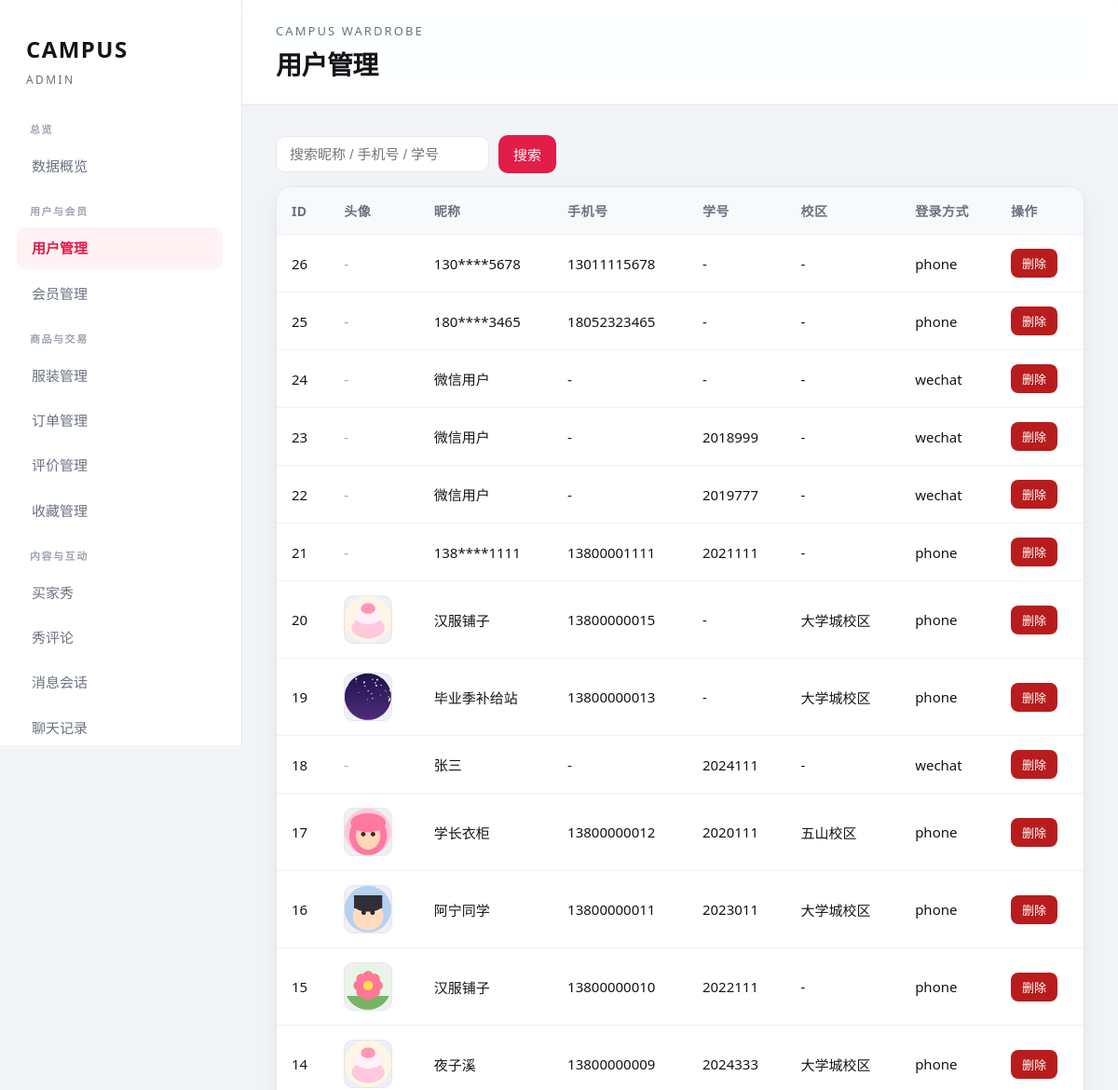
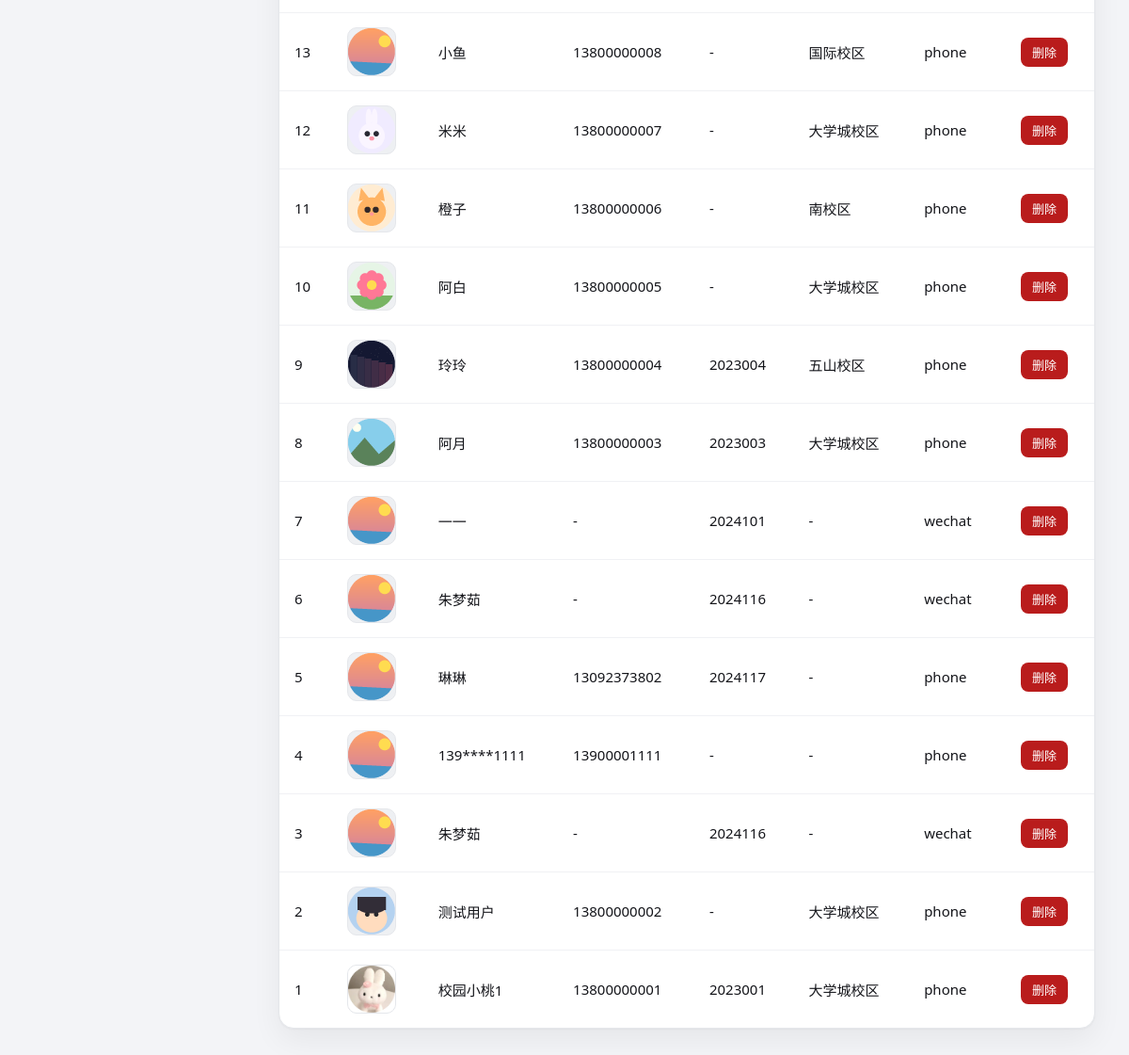
The page /admin/users.php (signed in) on the database its author committed (2 pictures, top to bottom).
### tables this page shows
CREATE TABLE `users` (
  `id` int(10) UNSIGNED NOT NULL,
  `username` varchar(64) NOT NULL,
  `phone` varchar(20) DEFAULT NULL COMMENT '手机号',
  `openid` varchar(64) DEFAULT NULL COMMENT '微信openid(演示)',
  `login_type` varchar(16) DEFAULT NULL COMMENT 'phone|wechat',
  `password` varchar(255) DEFAULT NULL,
  `nickname` varchar(64) DEFAULT NULL,
  `real_name` varchar(64) DEFAULT NULL COMMENT '真实姓名',
  `avatar` varchar(255) DEFAULT NULL COMMENT '头像路径',
  `student_id` varchar(32) DEFAULT NULL,
  `address` varchar(255) DEFAULT NULL COMMENT '校内交接地址',
  `campus` varchar(64) DEFAULT NULL COMMENT '当前校区'
);

### admin/users.php (the view, shortened to what this page needs)
<?php
require_once __DIR__ . '/_init.php';
$conn = admin_db();
$kw = isset($_GET['q']) ? trim($_GET['q']) : '';
$where = '1=1';
$list = array();
$res = mysqli_query($conn, "SELECT id, username, phone, nickname, student_id, campus, login_type, avatar FROM users WHERE {$where} ORDER BY id DESC LIMIT 200");
if ($res) {
    while ($row = mysqli_fetch_assoc($res)) $list[] = $row;
}
?>
<form class="toolbar" method="get">
  <input type="text" name="q" value="<?php echo h($kw); ?>" placeholder="搜索昵称 / 手机号 / 学号">
  <button class="btn" type="submit">搜索</button>
</form>
<div class="table-wrap">
  <table>
    <thead>
      <tr>
        <th>ID</th>
        <th>头像</th>
        <th>昵称</th>
        <th>手机号</th>
        <th>学号</th>
        <th>校区</th>
        <th>登录方式</th>
        <th>操作</th>
      </tr>
    </thead>
    <tbody>
      <?php if (!$list): ?>
        <tr><td colspan="8" class="muted">暂无用户</td></tr>
      <?php else: foreach ($list as $u): ?>
        <tr>
          <td><?php echo intval($u['id']); ?></td>
          <td>
            <?php $av = admin_media($u['avatar']); ?>
            <?php if ($av): ?>
              <img class="thumb" src="<?php echo h($av); ?>" alt="">
            <?php else: ?>
              <span class="muted">-</span>
            <?php endif; ?>
          </td>
          <td><?php echo h($u['nickname'] ? $u['nickname'] : $u['username']); ?></td>
          <td><?php echo h($u['phone'] ? $u['phone'] : '-'); ?></td>
          <td><?php echo h($u['student_id'] ? $u['student_id'] : '-'); ?></td>
          <td><?php echo h($u['campus'] ? $u['campus'] : '-'); ?></td>
          <td><?php echo h($u['login_type'] ? $u['login_type'] : '-'); ?></td>
          <td>
            <form method="post" style="display:inline" onsubmit="return confirm('确定删除该用户？');">
              <button class="btn danger sm" type="submit">删除</button>
            </form>
          </td>
        </tr>
      <?php endforeach; endif; ?>
    </tbody>
  </table>
</div>

### admin/assets/admin.css (style rules this page uses)
:root { --bg: #f3f4f7; --panel: #ffffff; --ink: #14151a; --muted: #6b7280; --line: #e5e7eb; --accent: #e11d48; --accent-soft: #fff1f4; --side: #ffffff; --side-text: #6b7280; --shadow: 0 1px 2px rgba(15, 17, 21, 0.04), 0 12px 32px rgba(15, 17, 21, 0.06); }
* { box-sizing: border-box; }
body { margin: 0; font-family: "Segoe UI", "PingFang SC", "Microsoft YaHei", sans-serif; background: var(--bg); color: var(--ink); }
.toolbar { display: flex; gap: 10px; flex-wrap: wrap; align-items: center; margin-bottom: 14px; }
.toolbar input, .toolbar select, .form input, .form select, .form textarea { border: 1px solid var(--line); border-radius: 10px; padding: 10px 14px; font-size: 15px; background: #fff; color: var(--ink); }
.btn { display: inline-block; border: none; border-radius: 10px; padding: 10px 16px; font-size: 15px; cursor: pointer; background: var(--accent); color: #fff; }
.btn.danger { background: #b91c1c; }
.btn.sm { padding: 6px 12px; font-size: 13px; border-radius: 8px; }
.table-wrap { background: var(--panel); border: 1px solid var(--line); border-radius: 16px; overflow: auto; box-shadow: var(--shadow); }
table { width: 100%; border-collapse: collapse; font-size: 15px; }
th, td { padding: 15px 16px; border-bottom: 1px solid #f0f1f4; text-align: left; vertical-align: middle; }
th { background: #f8f9fb; color: var(--muted); font-weight: 600; white-space: nowrap; font-size: 14px; letter-spacing: 0.03em; }
tr:last-child td { border-bottom: none; }
.thumb { width: 52px; height: 52px; object-fit: cover; border-radius: 10px; background: #eef0f3; display: block; border: 1px solid var(--line); }
.muted { color: #9ca3af; }

### rows shown on the page
users: id "26", nickname "130****5678", phone "13011115678", student "-", campus "-", login_type "phone"
users: id "25", nickname "180****3465", phone "18052323465", student "-", campus "-", login_type "phone"
users: id "24", nickname "微信用户", phone "-", student "-", campus "-", login_type "wechat"
users: id "23", nickname "微信用户", phone "-", student "2018999", campus "-", login_type "wechat"
users: id "22", nickname "微信用户", phone "-", student "2019777", campus "-", login_type "wechat"
users: id "21", nickname "138****1111", phone "13800001111", student "2021111", campus "-", login_type "phone"
users: id "20", avatar (picture), nickname "汉服铺子", phone "13800000015", student "-", campus "大学城校区", login_type "phone"
users: id "19", avatar (picture), nickname "毕业季补给站", phone "13800000013", student "-", campus "大学城校区", login_type "phone"
users: id "18", nickname "张三", phone "-", student "2024111", campus "-", login_type "wechat"
users: id "17", avatar (picture), nickname "学长衣柜", phone "13800000012", student "2020111", campus "五山校区", login_type "phone"
users: id "16", avatar (picture), nickname "阿宁同学", phone "13800000011", student "2023011", campus "大学城校区", login_type "phone"
users: id "15", avatar (picture), nickname "汉服铺子", phone "13800000010", student "2022111", campus "-", login_type "phone"
users: id "14", avatar (picture), nickname "夜子溪", phone "13800000009", student "2024333", campus "大学城校区", login_type "phone"
users: id "13", avatar (picture), nickname "小鱼", phone "13800000008", student "-", campus "国际校区", login_type "phone"
users: id "12", avatar (picture), nickname "米米", phone "13800000007", student "-", campus "大学城校区", login_type "phone"
users: id "11", avatar (picture), nickname "橙子", phone "13800000006", student "-", campus "南校区", login_type "phone"
users: id "10", avatar (picture), nickname "阿白", phone "13800000005", student "-", campus "大学城校区", login_type "phone"
users: id "9", avatar (picture), nickname "玲玲", phone "13800000004", student "2023004", campus "五山校区", login_type "phone"
users: id "8", avatar (picture), nickname "阿月", phone "13800000003", student "2023003", campus "大学城校区", login_type "phone"
users: id "7", avatar (picture), nickname "一一", phone "-", student "2024101", campus "-", login_type "wechat"
users: id "6", avatar (picture), nickname "朱梦茹", phone "-", student "2024116", campus "-", login_type "wechat"
users: id "5", avatar (picture), nickname "琳琳", phone "13092373802", student "2024117", campus "-", login_type "phone"
users: id "4", avatar (picture), nickname "139****1111", phone "13900001111", student "-", campus "-", login_type "phone"
users: id "3", avatar (picture), nickname "朱梦茹", phone "-", student "2024116", campus "-", login_type "wechat"
users: id "2", avatar (picture), nickname "测试用户", phone "13800000002", student "-", campus "大学城校区", login_type "phone"
users: id "1", shows a picture, nickname "校园小桃1", phone "13800000001", student "2023001", campus "大学城校区", login_type "phone"

### other values the page prints
$g['label'] "总览"
$label "数据概览"
$g['label'] "用户与会员"
$label "用户管理"
$label "会员管理"
$g['label'] "商品与交易"
$label "服装管理"
$label "订单管理"
$label "评价管理"
$label "收藏管理"
$g['label'] "内容与互动"
$label "买家秀"
$label "秀评论"
$label "消息会话"
$label "聊天记录"
